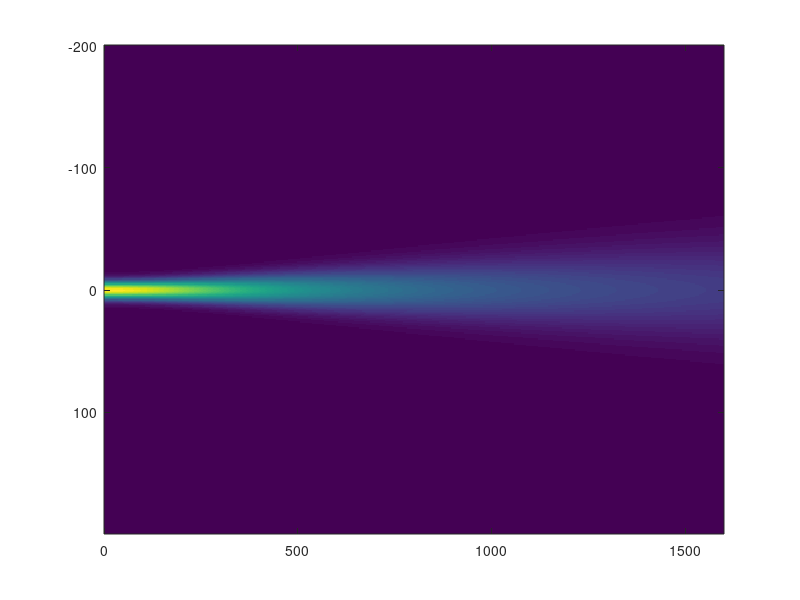
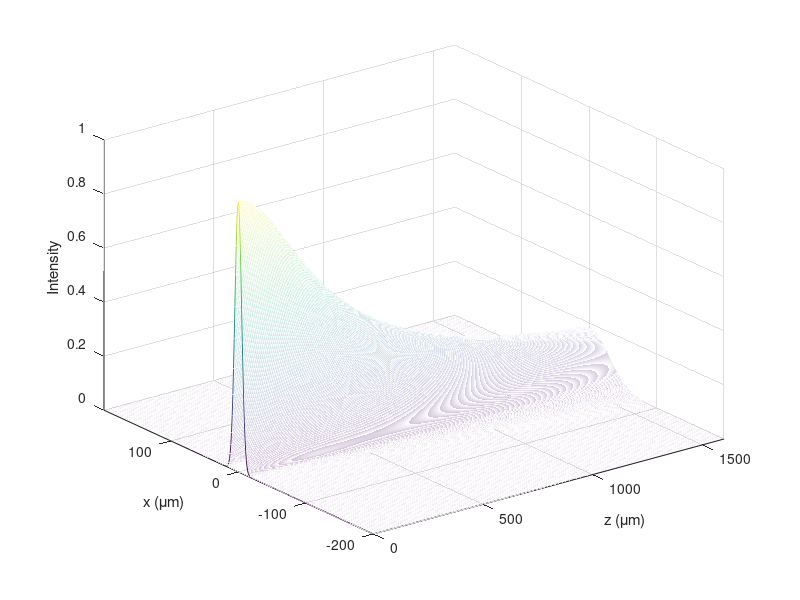

MATLAB code to generate these figures, in order: (Note: this script raises an error after producing the figures.)
clear
%%          Beam Propagaton Method

%%          Initialization

zo = 0;                     % micrometer
zend = 1600;                % micrometer
z_mesh = 1;                 % micrometer
ratio = 1;
xo = -200;                  % micrometer
xend = -xo;                 % micrometer
x_mesh = z_mesh/ratio;      % micrometer
Lambda = 1.06;              % micrometer
wo = 10;                    % micrometer
no = 1;

x = xo:x_mesh:xend-x_mesh;
z = zo:z_mesh:zend-z_mesh;
Nz = length(z);
Nx = length(x);

ko = 2*pi/Lambda*no;
n = 1;
k = 2*pi/Lambda*n;
f = zeros(Nx);
f(:,1) = exp(-(x/wo).^2);

%% Define L matrix
L = zeros(Nx);
for i=1:Nx
    L(i,i)=-2+(ko^2-k^2)*x_mesh^2; % in free space^2 - in material^2
end
for i=2:(Nx)
    L(i,i-1)=1;
    L(i-1,i)=1;
end
L = (1/x_mesh^2)*L;
%%
E = eye(Nx);


%% Psi evolution

const_to_simplify = (pinv(E-x_mesh*L/(4*1j*ko))*(E+x_mesh*L/(4*1j*ko)));
% const_to_simplify(find(const_to_simplify<1e-14))=0
for i=1:Nz-1
% for i=1:2

f(:,i+1)= const_to_simplify*f(:,i);
% disp(i)
end


[Z, X] = meshgrid(z,x);
I = conj(f).*f;
% I= real(f);


figure('Name','Profile Numeric Gaussian Beam','NumberTitle','off'), imagesc(z,x,I)
figure('Name','Numeric Gaussian Beam','NumberTitle','off');
mesh(Z,X,(I));
axis tight;
shading interp;
xlabel ('z (\mum)');
ylabel ('x (\mum)');
% I_rf= real(f);

zlabel Intensity;
rotate3d on

% I_analytic = function_analytic_BMP2(Lambda,wo,x,z,true);
% 
% figure('Name','Intensity Difference','NumberTitle','off');
% mesh(Z,X,((I-I_analytic).^2));
% figure('Name','Intensity Difference Profile','NumberTitle','off'), imagesc(z,x,(I-I_analytic).^2)
% axis tight;
% shading interp;
% xlabel ('z (\mum)');
% ylabel ('x (\mum)');
% zlabel Intensity;
% rotate3d on
% zlim([0,1]);
% xlim([0,zend]);
% ylim([xo,-xo]);

% disp(norm(I-I_analytic))

figure, imshow(theta_angle(I(1:size(I,1)/2,:),z,x))
ed = edge(theta_angle(I(1:size(I,1)/2,:),z,x));
ed = flipud(ed);
[yy1, xx1] = find(ed == 1);
figure, plot(xx1,yy1);

hold on
index = (xx1' >= max(xx1')/2);
p = polyfit(xx1(index)',yy1(index)',1);
yfit = p(2)+xx1'.*p(1)*1;
plot(xx1',yfit);
divergence_angle = atan(p(1));
disp(divergence_angle)